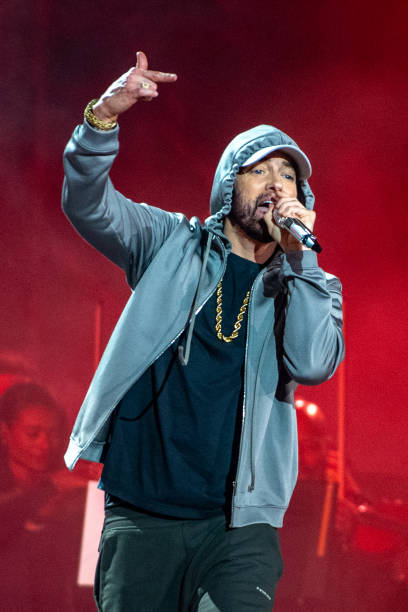
#> input picture prog5/enemy.jpg, 408 x 612 px
$ python PRO52.PY
#> lines starting #> are read from the running program, lines starting #| are printed output that depends on the picture; after the words box and inside, x2 and y2 are one past the last pixel; in counts of white or black regions, pixels touching at a corner belong together
import numpy as np
import matplotlib.pyplot as plt
import cv2

# Load and preprocess the image
image = cv2.imread('enemy.jpg', cv2.IMREAD_GRAYSCALE)
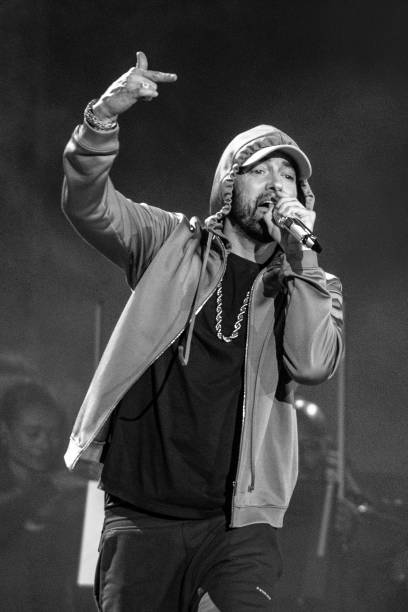
#> image: shape (612, 408); min 0, max 255, mean 63.7
if image is None:
    raise FileNotFoundError("The image file 'logo.jpg' was not found.")

# Convert image to binary using thresholding
_, binary_image = cv2.threshold(image, 127, 255, cv2.THRESH_BINARY)
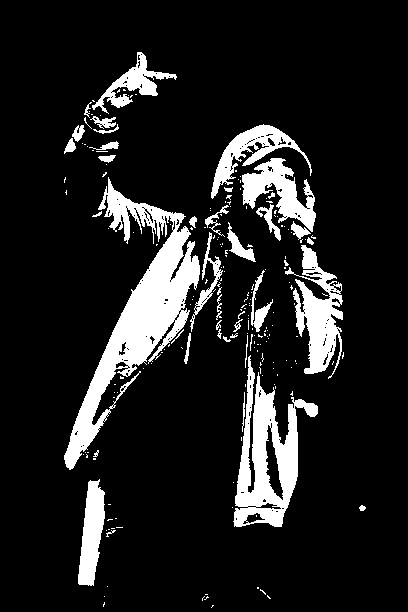
#> binary_image: shape (612, 408); 12.5% white; 206 white regions (167 under 20 px), largest, box (x1, y1, x2, y2) and area: (64, 177, 200, 470) 10588, (233, 355, 318, 527) 5842, (285, 245, 343, 379) 3359

# Define a 3x3 structuring element
struct_elem = np.ones((3, 3), np.uint8)

# Perform erosion and dilation
eroded_image = cv2.erode(binary_image, struct_elem)
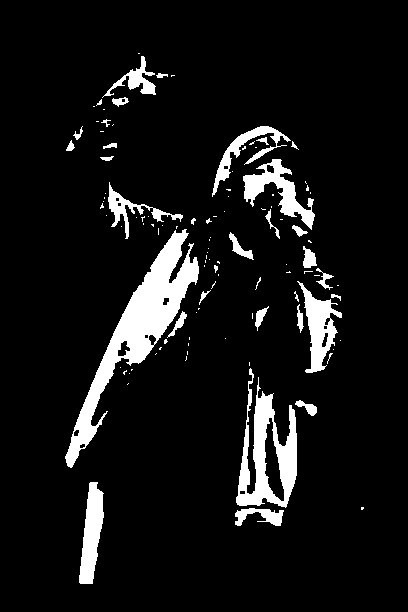
#> eroded_image: shape (612, 408); 8.3% white; 109 white regions (77 under 20 px), largest, box (x1, y1, x2, y2) and area: (65, 229, 199, 468) 6940, (236, 368, 297, 508) 3696, (243, 159, 315, 230) 1691
dilated_image = cv2.dilate(binary_image, struct_elem)
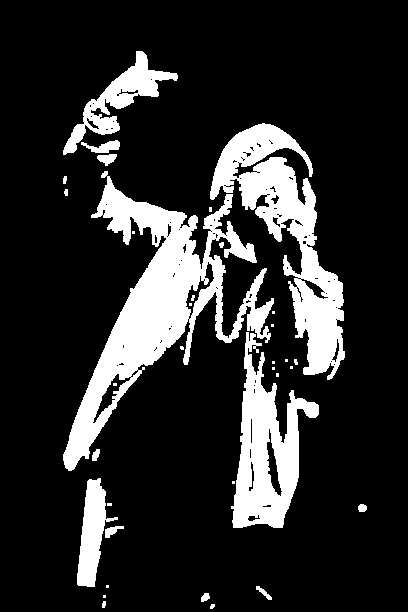
#> dilated_image: shape (612, 408); 17.1% white; 35 white regions (18 under 20 px), largest, box (x1, y1, x2, y2) and area: (63, 171, 274, 471) 17251, (210, 123, 345, 380) 11496, (231, 332, 319, 528) 7740

# Compute absolute differences (edge detection)
eroded_diff = cv2.absdiff(binary_image, eroded_image)
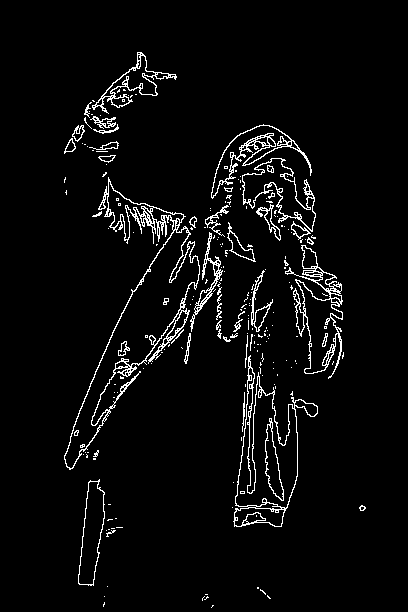
#> eroded_diff: shape (612, 408); 4.2% white in thin lines or dots, all inside (x1, y1, x2, y2) = (64, 52, 366, 608)
dilated_diff = cv2.absdiff(dilated_image, binary_image)
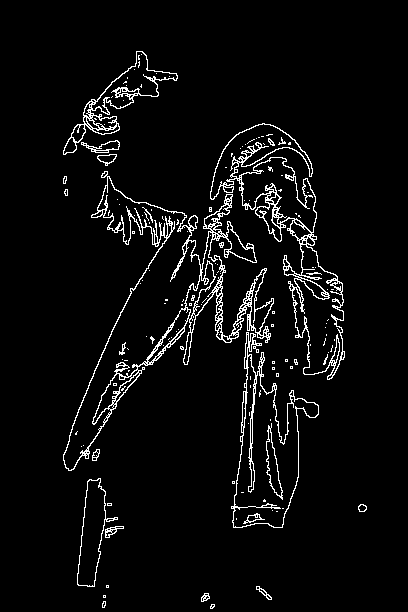
#> dilated_diff: shape (612, 408); 4.6% white in thin lines or dots, all inside (x1, y1, x2, y2) = (63, 51, 367, 609)

# Display results
titles = ['Original Binary', 'Eroded', 'Dilated', 'Erosion Diff', 'Dilation Diff']
images = [binary_image, eroded_image, dilated_image, eroded_diff, dilated_diff]

plt.figure(figsize=(16, 6))
for i, img in enumerate(images):
    plt.subplot(2, 3, i + 1)  # Arranges images in a 2-row, 3-column layout
    plt.imshow(img, cmap='gray')
    plt.title(titles[i])
    plt.axis('off')
#> this loop made 5 passes

plt.tight_layout()
plt.show()
